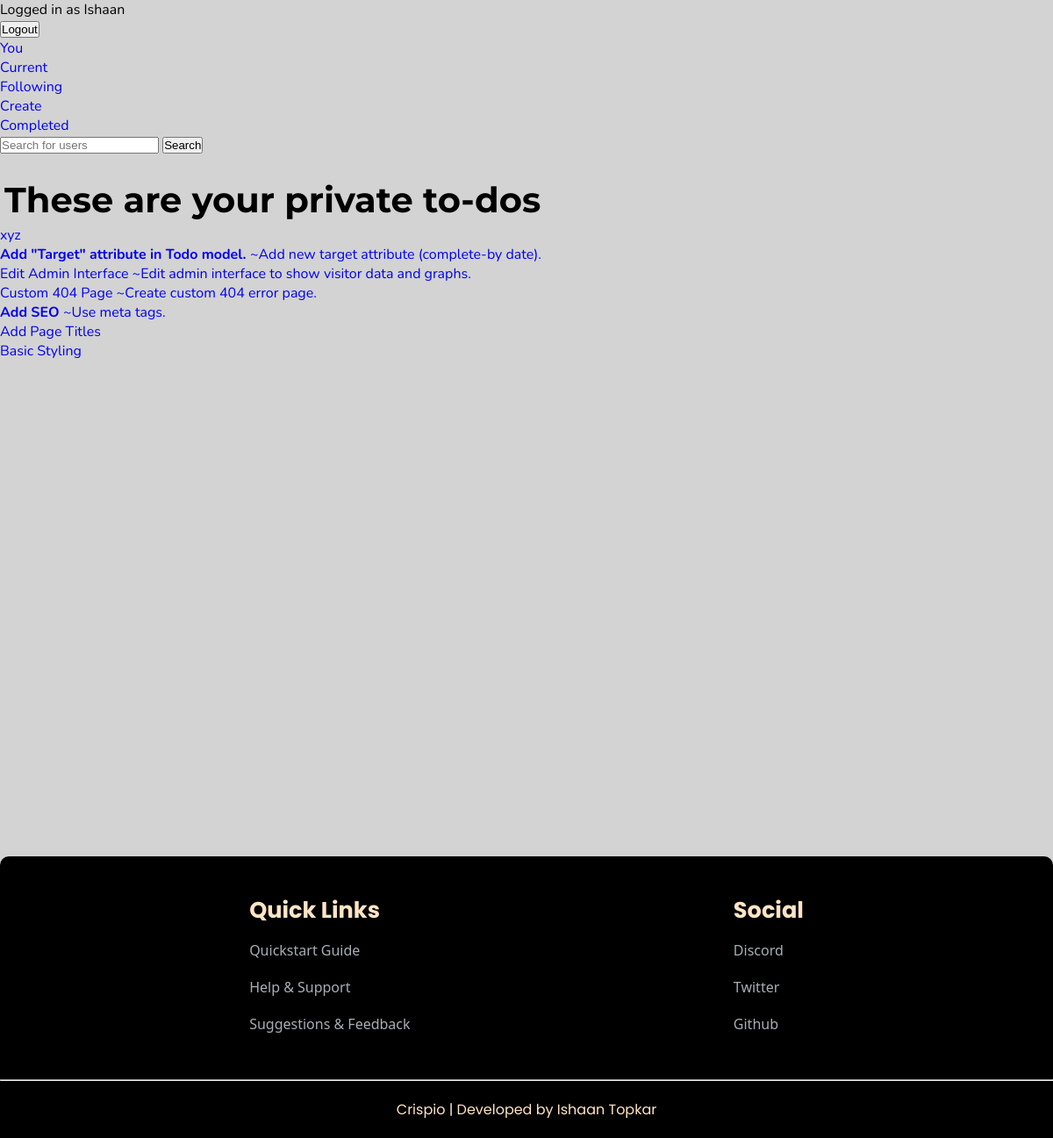
Page /todos/current/ (signed in) on the committed database.
### crispApp/models.py (models this page shows, shortened)
class Todo(models.Model):
    title = models.CharField(max_length=100)
    memo = models.TextField(blank=True)
    visibility_choices = [
        ('Private', 'Personal - Only visible to you'),
        ('Exclusive', 'Exclusive - Send to selective followers'),
        ('Public', 'Public - Send to your followers'),
    ]
    visibility = models.CharField(max_length=9, choices=visibility_choices, default='Private')
    created = models.DateTimeField(auto_now_add=True)
    important = models.BooleanField(default=False)
    author = models.ForeignKey(UserProfile, on_delete=models.CASCADE, related_name='author')
    submitters = models.ManyToManyField(UserProfile, through='Submission')
    send_to = models.ManyToManyField(UserProfile, related_name='send_to')

### crispApp/views.py (the view)
# urls.py: path('todos/current/', views.currenttodos, name="currenttodos"),
@login_required #Profile needed
def currenttodos(request):
    try:
        profile = UserProfile.objects.get(user=request.user)
    except ObjectDoesNotExist:
        return redirect ('userProfile:createprofile')
    todos = Todo.objects.filter(author=profile, submitters=None, visibility='Private').order_by('-created')
    return render (request, 'todoApp/currenttodos.html', {'todos':todos,})

### crispApp/templates/todoApp/currenttodos.html (shortened to what this page needs)
{% extends 'todoApp/base.html' %}
{% load static %}
     {% block content %}
     <br>
     {% if todos %}
     <h1 class="heading">These are your private to-dos</h1>
     <ul>
          {% for todo in todos %}
          <li>
                    <a href="{% url 'viewtodo' todo.id %}">
                    {% if todo.important %}
                    <b>
                    {% endif %}
                    {{ todo.title }}
                    </b>
                    {% if todo.memo %}
                    ~{{todo.memo}}
                    {% endif %}
                    </a>
          </li>
          {% endfor %}
     </ul>
     {% else %}
     <h3>You haven't created private to-dos. Create one to list it here.</h3>
     {% endif %}
     {% endblock %}

### crispApp/templates/todoApp/base.html (shortened to what this page needs)
<!doctype html>
<html lang="en">
{% load static %}
<head>
     <link rel="stylesheet" href="{% static 'crispApp/Styling/styling.css' %}"/>
     <link rel="stylesheet" href="{% static 'crispApp/Styling/homepage.css' %}">
     <link rel="stylesheet" href="{% static 'crispApp/Styling/connect.css' %}">
     <link rel="stylesheet" href="{% static 'crispApp/Styling/mediaqueries.css' %}"/>
     <link href="https://cdn.jsdelivr.net/npm/remixicon@4.3.0/fonts/remixicon.css" rel="stylesheet"/>
</head>
     {% if user.is_authenticated %}
<body style="background-color: lightgrey;">
     Logged in as {{ user.first_name }}
     <form method="POST" action="{% url 'logoutuser' %}">
     <button type="SUBMIT">Logout</button>
     </form>
     <a href="{% url 'userProfile:viewself' %}">You</a><br>
     <a href="{% url 'currenttodos' %}">Current</a><br>
     <a href="{% url 'publictodos' 'following' %}">Following</a><br>
     <a href="{% url 'createtodos' %}">Create</a><br>
     <a href="{% url 'completedtodos' %}">Completed</a><br>
     <form method="GET" action="{% url 'userProfile:searchprofile' %}">
          <input type="search" placeholder="Search for users" name="userinput">
          <button type="submit">Search</button>
     </form>
     {% endif %}
     <div style="min-height: 100vh;">
          {% block content %}{% endblock %}
     </div>
     <footer>
          <div class="container">
              <div class="row">
                  <div class="footer-col">
                    <br>
                      <h4>Quick Links</h4>
                      <ul>
                          <li><a href="https://discord.com/channels/1299638257125949450/1299638257956425799/1299658402699415596">Quickstart Guide</a></li>
                          <li><a href="https://discord.gg/4mSrbPtQeV">Help & Support</a></li>
                          <li><a href="https://discord.gg/R3K2Em852x">Suggestions & Feedback</a></li>
                      </ul>
                  </div>
                    <div class="footer-col">
                         <br>
                    <h4>Social</h4>
                    <ul>
                         <li><a href="https://discord.gg/CVPWnkuDWN">Discord</a></li>
                         <li><a href="https://x.com/topCodegeek">Twitter</a></li>
                         <li><a href="https://github.com/topCodegeek">Github</a></li>
                    </ul>
                    </div>
               </div>
               <br>
              <hr>
              <div class="row">
                  <div class="col">
                      <p>Crispio | Developed by Ishaan Topkar</p>
                  </div>
              </div>
          </div>
      </footer>
</body>
</html>

### crispApp/static/crispApp/Styling/styling.css (style rules this page uses)
a { text-decoration: none; }
* { margin: 0; padding: 0; }
html { scroll-behavior: smooth; }
body { align-content: center; }
footer .container { border-top-left-radius: 10px; border-top-right-radius: 10px; background-color: black; }
.row { display: flex; justify-content:space-around; padding: 20px 100px; }
.footer-col ul { list-style: none; }
.footer-col h4 { color:bisque; margin-bottom: 5px; font-size: 1.6rem; position: relative; font-family: "Poppins", sans-serif; }
.footer-col ul li { padding: 10px 0; font-family:'Segoe UI', Tahoma, Geneva, Verdana, sans-serif; }
.footer-col ul li a { color:aliceblue; text-decoration: none; font-size: 1rem; opacity: 0.7; transition: 0.5s; }
.col p { text-align: center; color:bisque; font-family: "Poppins", sans-serif; }
.heading { margin: 5px; font-family: 'Montserrat'; font-size: 2.5rem; }

### crispApp/static/crispApp/Styling/homepage.css (style rules this page uses)
body { font-family: 'Nunito'; }

### rows in the picture
Todo: title "xyz"
Todo: title "Add \"Target\" attribute in Todo model.", memo "Add new target attribute (complete-by date)."
Todo: title "Edit Admin Interface", memo "Edit admin interface to show visitor data and graphs."
Todo: title "Custom 404 Page", memo "Create custom 404 error page."
Todo: title "Add SEO", memo "Use meta tags."
Todo: title "Add Page Titles"
Todo: title "Basic Styling"

### other values in the picture
{{ user.first_name }} "Ishaan"
